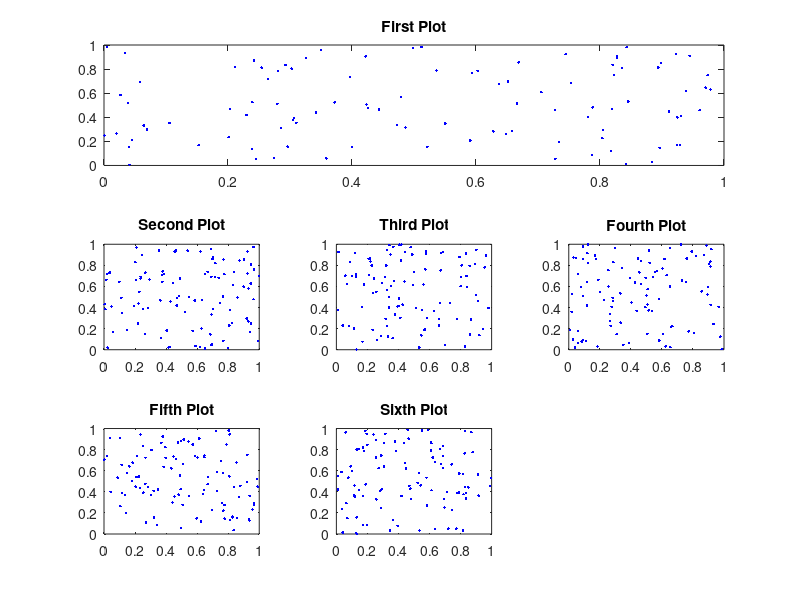

MATLAB code to generate this figure:
figure;

subplot(3,3,1:3);
x=rand(100,1);
y=rand(100,1);
plot(x,y,'b.');
title('First Plot');

subplot(3,3,4);
x=rand(100,1);
y=rand(100,1);
plot(x,y,'b.');
title('Second Plot');


subplot(3,3,5);
x=rand(100,1);
y=rand(100,1);
plot(x,y,'b.');
title('Third Plot');


subplot(3,3,6);
x=rand(100,1);
y=rand(100,1);
plot(x,y,'b.');
title('Fourth Plot');

subplot(3,3,7);
x=rand(100,1);
y=rand(100,1);
plot(x,y,'b.');
title('Fifth Plot');

subplot(3,3,8);
x=rand(100,1);
y=rand(100,1);
plot(x,y,'b.');
title('Sixth Plot');
